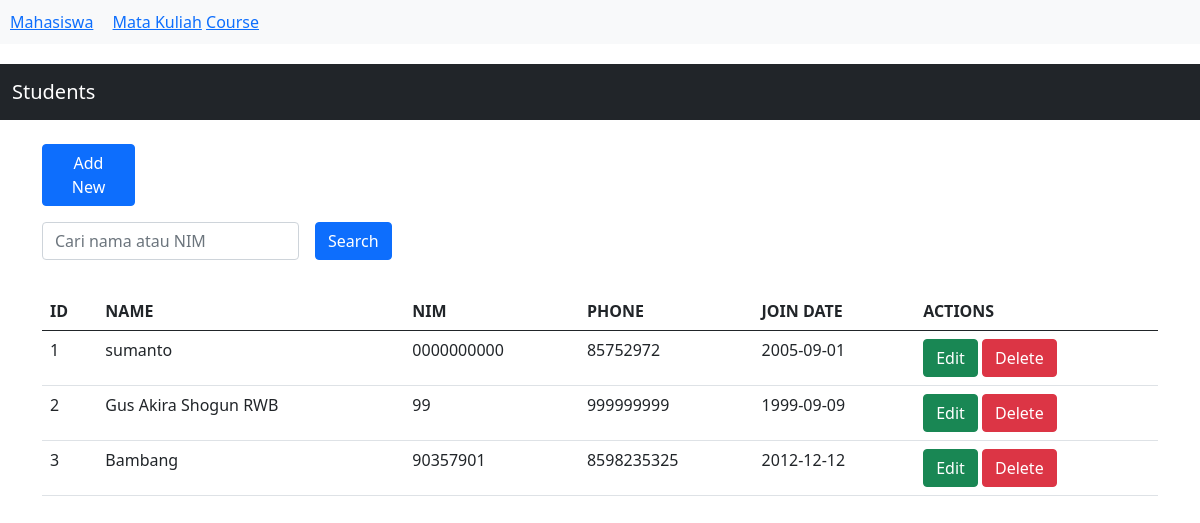
/tp_mvc/index.php, run on the app's committed database.
### tables this page shows
CREATE TABLE `students` (
  `id` int(10) UNSIGNED NOT NULL,
  `name` varchar(100) NOT NULL,
  `nim` varchar(20) NOT NULL,
  `phone` varchar(20) DEFAULT NULL,
  `join_date` date DEFAULT NULL,
  `course_id` int(10) UNSIGNED DEFAULT NULL
);

### tp_mvc/controllers/StudentController.php (called while the page is built, shortened)
<?php
require_once "models/Student.php";
class StudentController {
    public function index() {
        $students = Student::all();
        include "views/students/index.php";
    }
}

### tp_mvc/models/Student.php (called while the page is built, shortened)
<?php
require_once "config/database.php";
class Student {
    public static function all() {
        global $conn;
        $sql = "SELECT * FROM students";
        return $conn->query($sql);
    }
}

### tp_mvc/views/students/index.php (the view, shortened to what this page needs)
<!doctype html>
<html lang="en">
<head>
  <link rel="stylesheet" href="bootstrap.min.css">
</head>
<body>
  <nav class="navbar navbar-expand-lg navbar-dark bg-dark">
    <div class="container-fluid">
      <a class="navbar-brand" href="?controller=student&action=index">Students</a>
    </div>
  </nav>
  <div class="container my-4">
    <div class="col-1 my-3">
      <a class="btn btn-primary" href="?controller=student&action=create">Add New</a>
    </div>
      <form method="GET" class="row g-3 mb-3">
    <div class="col-auto">
      <input type="text" class="form-control" name="search" placeholder="Cari nama atau NIM" value="<?= isset($_GET['search']) ? htmlspecialchars($_GET['search']) : '' ?>">
    </div>
    <div class="col-auto">
      <button type="submit" class="btn btn-primary mb-3">Search</button>
    </div>
  </form>
    <table class="table">
      <thead>
        <tr>
          <th>ID</th>
          <th>NAME</th>
          <th>NIM</th>
          <th>PHONE</th>
          <th>JOIN DATE</th>
          <th>ACTIONS</th>
        </tr>
      </thead>
      <tbody>
        <?php while ($row = $students->fetch_assoc()) : ?>
          <tr>
            <td><?= $row['id'] ?></td>
            <td><?= $row['name'] ?></td>
            <td><?= $row['nim'] ?></td>
            <td><?= $row['phone'] ?></td>
            <td><?= $row['join_date'] ?></td>
            <td>
              <a class="btn btn-success" href="?controller=student&action=edit&id=<?= $row['id'] ?>">Edit</a>
              <a class="btn btn-danger" href="?controller=student&action=delete&id=<?= $row['id'] ?>" onclick="return confirm('Are you sure?')">Delete</a>
            </td>
          </tr>
        <?php endwhile; ?>
      </tbody>
    </table>
  </div>
</body>
</html>

### tp_mvc/index.php (shortened to what this page needs)
<?php
echo '
<nav style="padding:10px; background:#f8f9fa; margin-bottom:20px;">
  <a href="?controller=student&action=index" style="margin-right: 15px;">Mahasiswa</a>
  <a href="?controller=course&action=index">Mata Kuliah</a>
  <a href= "views/students/courses.php">Course</a>
</nav>
';
$controller = $_GET['controller'] ?? 'student';
$action = $_GET['action'] ?? 'index';
$controllerFile = "controllers/" . ucfirst($controller) . "Controller.php";
if (file_exists($controllerFile)) {
    $controllerName = ucfirst($controller) . "Controller";
    if (class_exists($controllerName) && method_exists($controllerName, $action)) {
        $ctrl = new $controllerName;
        if (isset($_GET['id'])) {
            $ctrl->$action($_GET['id']);
        } else {
            $ctrl->$action();
        }
    } else {
        echo "Halaman tidak ditemukan (method tidak ada).";
    }
} else {
    echo "Halaman tidak ditemukan (controller tidak ada).";
}

### data on the page
students: id "1", name "sumanto", nim "0000000000", phone "85752972", join_date "2005-09-01"
students: id "2", name "Gus Akira Shogun RWB", nim "99", phone "999999999", join_date "1999-09-09"
students: id "3", name "Bambang", nim "90357901", phone "8598235325", join_date "2012-12-12"
